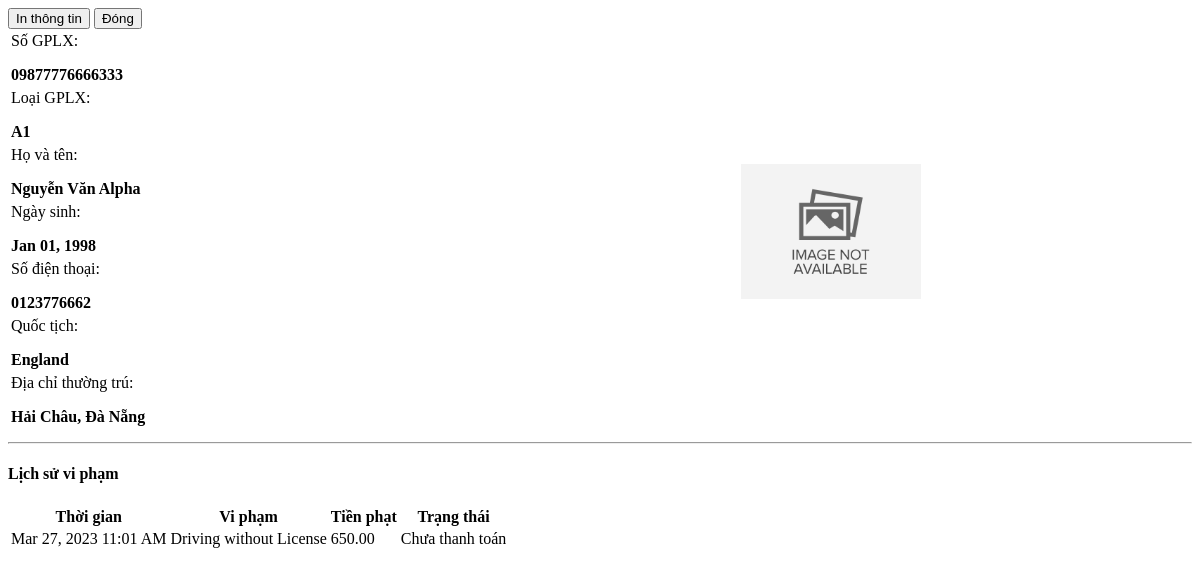
The page /admin/drivers/view_details.php?id=9 on the database as committed earlier.
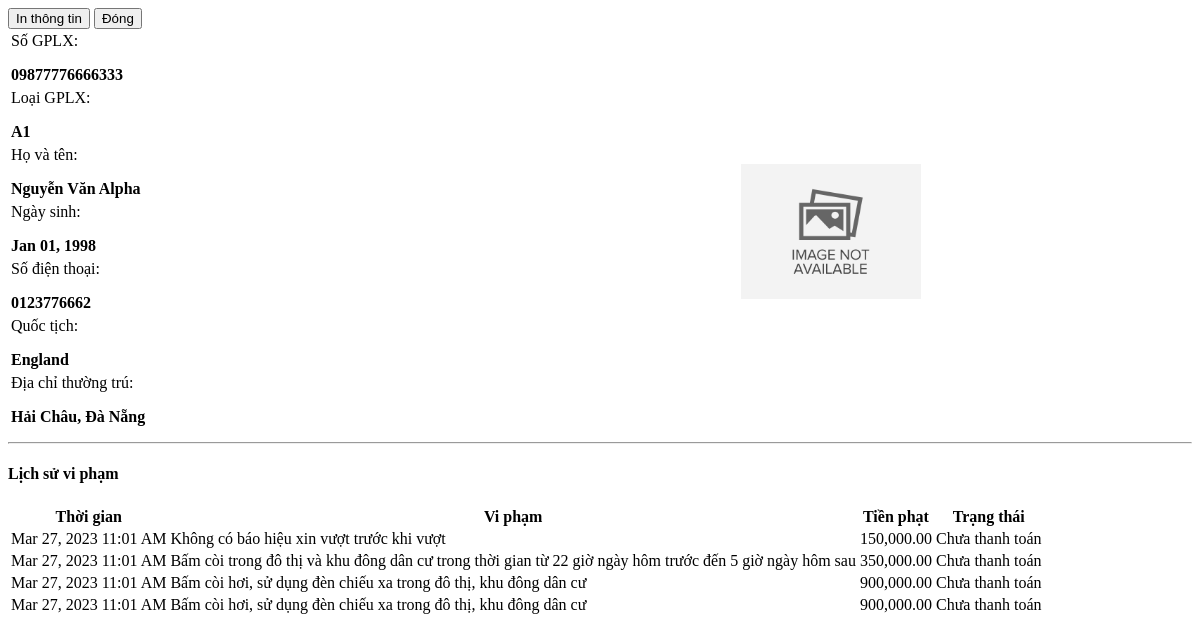
The same page on the database as committed later.
### tables this page shows
CREATE TABLE `violation_items` (
  `driver_violation_id` int(30) NOT NULL,
  `violation_id` int(30) DEFAULT NULL,
  `fine` float NOT NULL,
  `status` tinyint(1) NOT NULL DEFAULT 0 COMMENT '0=pending, 1=paid',
  `date_created` datetime NOT NULL DEFAULT current_timestamp()
);

CREATE TABLE `violations` (
  `id` int(30) NOT NULL,
  `code` varchar(50) NOT NULL,
  `name` text NOT NULL,
  `description` text NOT NULL,
  `min_fine` float NOT NULL,
  `max_fine` float NOT NULL,
  `law_id` int(30) NOT NULL,
  `fine` float NOT NULL,
  `status` tinyint(4) NOT NULL DEFAULT 1 COMMENT '0=Inactive, 1=Active',
  `date_created` datetime NOT NULL DEFAULT current_timestamp(),
  `date_updated` datetime DEFAULT NULL ON UPDATE current_timestamp()
);

### config.php (called while the page is built, shortened)
<?php
function validate_image($file){
	if(!empty($file)){
		if(is_file(base_app.$file)){
			return base_url.$file;
		}else{
			return base_url.'dist/img/no-image-available.png';
		}
	}else{
		return base_url.'dist/img/no-image-available.png';
	}
}
?>

### admin/drivers/view_details.php (the view, shortened to what this page needs)
<?php
require_once('../../config.php');
if(isset($_GET['id']) && $_GET['id'] > 0){
    $qry2 = $conn->query("SELECT * from `drivers_meta` where driver_id = '{$_GET['id']}' ");
}
?>
<div class="container-fluid">
    <div class="w-100 d-flex justify-content-end mb-2">
        <button class="btn btn-flat btn-sm btn-default bg-lightblue" type="button" id="print"><i class="fa fa-print"></i> In thông tin</button>
        <button class="btn btn-flat btn-sm btn-default bg-black" data-dismiss="modal"><i class="fa fa-times"></i> Đóng</button>
    </div>
    <div class="border border-dark px-2 py-2" id="print_out">
        <table class="table">
            <tr class='boder-0'>
                <td width="80%" class='boder-0 align-bottom'>
                    <div class="row">
                        <div class="col-12">
                            <div class="d-flex w-max-100">
                                <label class="float-left w-auto whitespace-nowrap">Số GPLX:</label>
                                <p class="col-md-auto border-bottom border-dark w-100"><b><?php echo $license_id_no ?></b></p>
                            </div>
                            <div class="d-flex w-max-100">
                                <label class="float-left w-auto whitespace-nowrap">Loại GPLX:</label>
                                <p class="col-md-auto border-bottom border-dark w-100"><b><?php echo $license_type ?></b></p>
                            </div>
                            <div class="d-flex w-max-100">
                                <label class="float-left w-auto whitespace-nowrap">Họ và tên:</label>
                                <p class="col-md-auto border-bottom border-dark w-100"><b><?php echo $name ?></b></p>
                            </div>
                            <div class="row justify-content-between  w-max-100">
                                <div class="col-6 d-flex w-max-100">
                                    <label class="float-left w-auto whitespace-nowrap">Ngày sinh: </label>
                                    <p class="col-md-auto border-bottom px-2 border-dark w-100"><b><?php echo date("M d, Y",strtotime($dob)) ?></b></p>
                                </div>
                                <div class="col-6 d-flex w-max-100">
                                    <label class="float-left w-auto whitespace-nowrap">Số điện thoại: </label>
                                    <p class="col-md-auto border-bottom px-2 border-dark w-100"><b><?php echo $contact ?></b></p>
                                </div>
                            </div>
                            <div class="d-flex w-max-100">
                                <label class="float-left w-auto whitespace-nowrap">Quốc tịch:</label>
                                <p class="col-md-auto border-bottom border-dark w-100"><b><?php echo $nationality ?></b></p>
                            </div>
                            <div class="d-flex w-max-100">
                                <label class="float-left w-auto whitespace-nowrap">Địa chỉ thường trú:</label>
                                <p class="col-md-auto border-bottom border-dark w-100"><b><?php echo $permanent_address ?></b></p>
                            </div>
                        </div>
                    </div>
                </td>
                <td width="20%">
                    <div class="w-100 d-flex align-items-center justify-content-center">
                        <img src="<?php echo validate_image($image_path) ?>" alt="Driver's ID" class="img-thumnail" id="cimg">
                    </div>
                </td>
            </tr>
        </table>
        <hr class='bg-dark border-dark'>
        <h4 class="text-center"><b>Lịch sử vi phạm</b></h4>
        <table class='table table-stripped px-4'>
            <thead>
                <tr>
                    <th>Thời gian</th>
                    <th>Vi phạm</th>
                    <th>Tiền phạt</th>
                    <th>Trạng thái</th>
                </tr>
            </thead>
            <tbody>
                <?php
                $olist = $conn->query("SELECT i.*,o.code,o.name FROM `violation_items` i inner join `violations` o on i.violation_id = o.id where i.driver_violation_id in (SELECT id FROM `violation_list` where driver_id = '{$driver_id}') order by unix_timestamp(i.date_created) asc  ");
                while($row = $olist->fetch_assoc()):
                ?>
                <tr>
                    <td><?php echo date("M d, Y H:i A",strtotime($date_created)) ?></td>
                    <td><?php echo $row['name'] ?></td>
                    <td><?php echo number_format($row['fine'],2) ?></td>
                    <td><?php echo ($row['status'] == 1) ? "Đã thanh toán" : 'Chưa thanh toán' ?></td>
                </tr>
                <?php endwhile; ?>
            </tbody>
        </table>
    </div>
</div>

### admin/drivers/view_details.php (style rules this page uses)
img#cimg { height: 25vh; width: 15vw; object-fit: scale-down; object-position: center center; }
p,label { margin-bottom:5px; }

Rows that differ between the two databases and show on the page:
removed violation_items: violation.name "Driving without License", fine "650.00", status "Chưa thanh toán"
added violation_items: violation.name "Không có báo hiệu xin vượt trước khi vượt", fine "150,000.00", status "Chưa thanh toán"
added violation_items: violation.name "Bấm còi trong đô thị và khu đông dân cư trong thời gian từ 22 giờ ngày hôm trước đến 5 giờ ngày hôm sau", fine "350,000.00", status "Chưa thanh toán"
added violation_items: violation.name "Bấm còi hơi, sử dụng đèn chiếu xa trong đô thị, khu đông dân cư", fine "900,000.00", status "Chưa thanh toán"
added violation_items: violation.name "Bấm còi hơi, sử dụng đèn chiếu xa trong đô thị, khu đông dân cư", fine "900,000.00", status "Chưa thanh toán"
